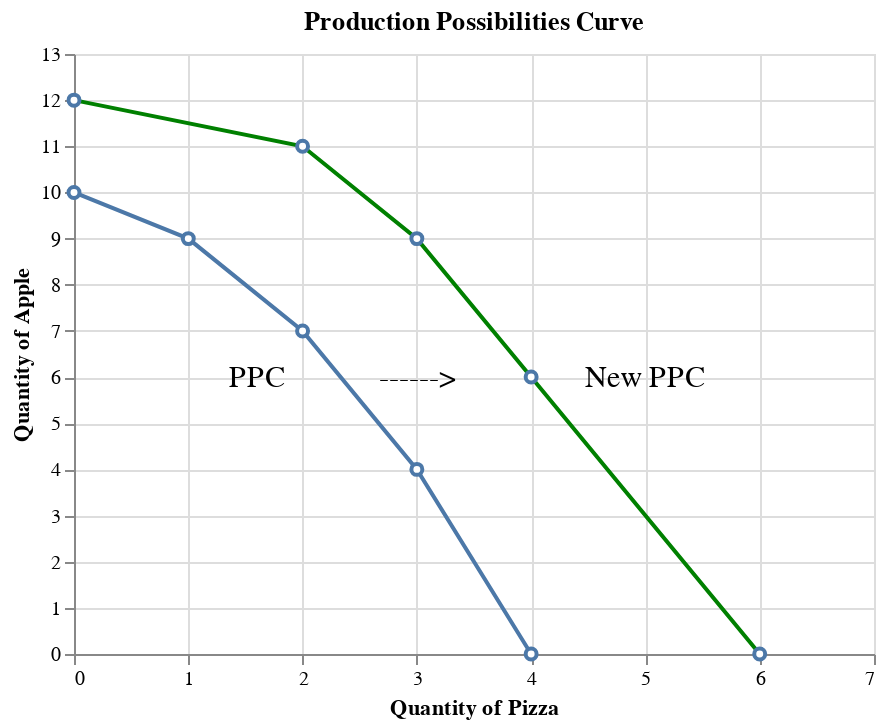

Notebook cell for this chart:
### Markdown cell above
Economic growth
: An expansion of the economy's production possibility (economy can produce more).
: PPC shifts outward shown in the figure below.

Driving forces of economic growth
- More factors of production to input
- Technology improvement in productivity

### Code cell
df_ppc2 = pd.DataFrame({'point': ['A', 'B', 'C', 'D', 'E'],
                   'pizza': [0, 2, 3, 4, 6],
                   'apple': [12, 11, 9, 6, 0]
                  })

df1_ppc2 = alt.Chart(df_ppc2).mark_line(point=alt.OverlayMarkDef(filled=False, fill="white"), color='green').encode(
    alt.X('pizza', title='Quantity of Pizza', scale=alt.Scale(domain=[0,7]), axis=alt.Axis(tickCount=6)),
    alt.Y('apple', title='Quantity of Apple', scale=alt.Scale(domain=[0,13]), axis=alt.Axis(tickCount=12)),
)

text3 = alt.Chart({'values':[{'x': 3, 'y': 6}]}).mark_text(
    text='------>',
    fontSize=15
).encode(x='x:Q', y='y:Q')

text4 = alt.Chart({'values':[{'x': 1.6, 'y': 6}]}).mark_text(
    text='PPC',
    fontSize=15
).encode(x='x:Q', y='y:Q')

text5 = alt.Chart({'values':[{'x': 5, 'y': 6}]}).mark_text(
    text='New PPC',
    fontSize=15
).encode(x='x:Q', y='y:Q')

(df1 + df1_ppc2 + text3 + text4 + text5).properties(title='Production Possibilities Curve')

### Figure 1 — Vega-Lite specification as saved in the notebook (floating-point values rounded to 4 significant figures)
{"config": {"view": {"continuousWidth": 400, "continuousHeight": 300}}, "layer": [{"data": {"name": "data-b1e6410026c352c83d7a4eb9752c88e5"}, "mark": {"type": "line", "point": {"fill": "white", "filled": false}}, "encoding": {"x": {"type": "quantitative", "axis": {"tickCount": 6}, "field": "pizza", "scale": {"domain": [0, 5]}, "title": "Quantity of Pizza"}, "y": {"type": "quantitative", "axis": {"tickCount": 12}, "field": "apple", "scale": {"domain": [0, 11]}, "title": "Quantity of Apple"}}}, {"data": {"name": "data-d30f184770986ab5bf1d0f61d669c3d0"}, "mark": {"type": "line", "color": "green", "point": {"fill": "white", "filled": false}}, "encoding": {"x": {"type": "quantitative", "axis": {"tickCount": 6}, "field": "pizza", "scale": {"domain": [0, 7]}, "title": "Quantity of Pizza"}, "y": {"type": "quantitative", "axis": {"tickCount": 12}, "field": "apple", "scale": {"domain": [0, 13]}, "title": "Quantity of Apple"}}}, {"data": {"name": "data-c38b0ed29f72187c3987aed386c16ae6"}, "mark": {"type": "text", "fontSize": 15, "text": "------>"}, "encoding": {"x": {"type": "quantitative", "field": "x"}, "y": {"type": "quantitative", "field": "y"}}}, {"data": {"name": "data-78a3e8d0d4434c05b273b65f8d35d144"}, "mark": {"type": "text", "fontSize": 15, "text": "PPC"}, "encoding": {"x": {"type": "quantitative", "field": "x"}, "y": {"type": "quantitative", "field": "y"}}}, {"data": {"name": "data-9dc14b7787b256e791f2a342acf8790b"}, "mark": {"type": "text", "fontSize": 15, "text": "New PPC"}, "encoding": {"x": {"type": "quantitative", "field": "x"}, "y": {"type": "quantitative", "field": "y"}}}], "title": "Production Possibilities Curve", "$schema": "https://vega.github.io/schema/vega-lite/v4.8.1.json", "datasets": {"data-b1e6410026c352c83d7a4eb9752c88e5": [{"point": "A", "pizza": 0, "apple": 10}, {"point": "B", "pizza": 1, "apple": 9}, {"point": "C", "pizza": 2, "apple": 7}, {"point": "D", "pizza": 3, "apple": 4}, {"point": "E", "pizza": 4, "apple": 0}], "data-d30f184770986ab5bf1d0f61d669c3d0": [{"point": "A", "pizza": 0, "apple": 12}, {"point": "B", "pizza": 2, "apple": 11}, {"point": "C", "pizza": 3, "apple": 9}, {"point": "D", "pizza": 4, "apple": 6}, {"point": "E", "pizza": 6, "apple": 0}], "data-c38b0ed29f72187c3987aed386c16ae6": [{"x": 3, "y": 6}], "data-78a3e8d0d4434c05b273b65f8d35d144": [{"x": 1.6, "y": 6}], "data-9dc14b7787b256e791f2a342acf8790b": [{"x": 5, "y": 6}]}}
